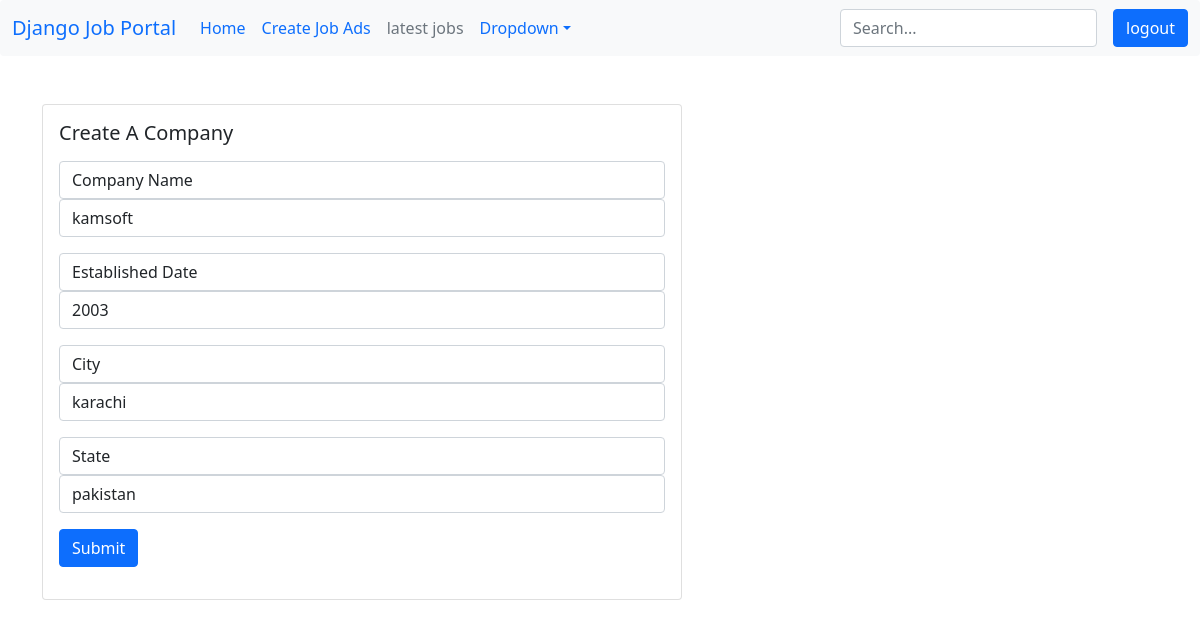
The page /company/update-company/ (signed in) on the database its author committed.
### company/models.py (models this page shows, shortened)
class Company(models.Model):
    user=models.OneToOneField(User,on_delete=models.CASCADE)
    name=models.CharField(max_length=100,null=True,blank=True)
    est_date=models.CharField(max_length=100,null=True,blank=True)
    city=models.CharField(max_length=100,null=True,blank=True)
    state=models.CharField(max_length=100,null=True,blank=True)

### company/views.py (the view)
# urls.py: path('update-company/',views.update_company, name='update-company'), # type: ignore
def update_company(request):
    if request.user.is_recruiter:
        company=Company.objects.get(user=request.user)
        if request.method=="POST":
            form=UpdateCompanyForm(request.POST,instance=company)
            for value in form:
                print(value)
            if form.is_valid():
                var=form.save(commit=False)
                user=User.objects.get(id=request.user.id)
                user.has_company=True
                var.save()
                user.save()
                messages.info(request,'Your company info has been updated!')
                return redirect('dashboard')
            else:
                messages.warning(request,'Something went wrong!')
        else:
            form=UpdateCompanyForm(instance=company)
            context={'form':form}
            return render(request,'company/update_company.html',context)
    else:
        messages.warning(request,'Permission denied')
        return redirect('dashboard')

### company/form.py
class UpdateCompanyForm(forms.ModelForm):
    class Meta:
        model=Company
        exclude=('user',)

### templates/company/update_company.html (shortened to what this page needs)
{% extends "base.html" %}
{% load widget_tweaks %}
{% block content %}
<div class="row">
    <div class="col-md-6">
        <div class="card mx-auto" style="width: 40rem;">
            <div class="card-body">
                <h5 class="card-title mb-3">Create A Company</h5>
                <form method="POST">
                    <div class="mb-3">
                        <label for="exampleInputEmail1" class="form-control">Company Name</label>
                        {% render_field form.name class="form-control" %}
                    </div>
                    <div class="mb-3">
                        <label for="exampleInputEstablishDate" class="form-control">Established Date</label>
                        {% render_field form.est_date class="form-control" %}
                    </div>
                    <div class="mb-3">
                        <label for="exampleInputCity" class="form-control">City</label>
                        {% render_field form.city class="form-control" %}
                    </div>
                    <div class="mb-3">
                        <label for="exampleInputState" class="form-control">State</label>
                        {% render_field form.state class="form-control" %}
                    </div>
                    <button type="submit" class="btn btn-primary">Submit</button>
        </div>
    </div>
</div>
{% endblock content %}

### rows shown on the page
Company: name "kamsoft", est_date "2003", city "karachi", state "pakistan"
